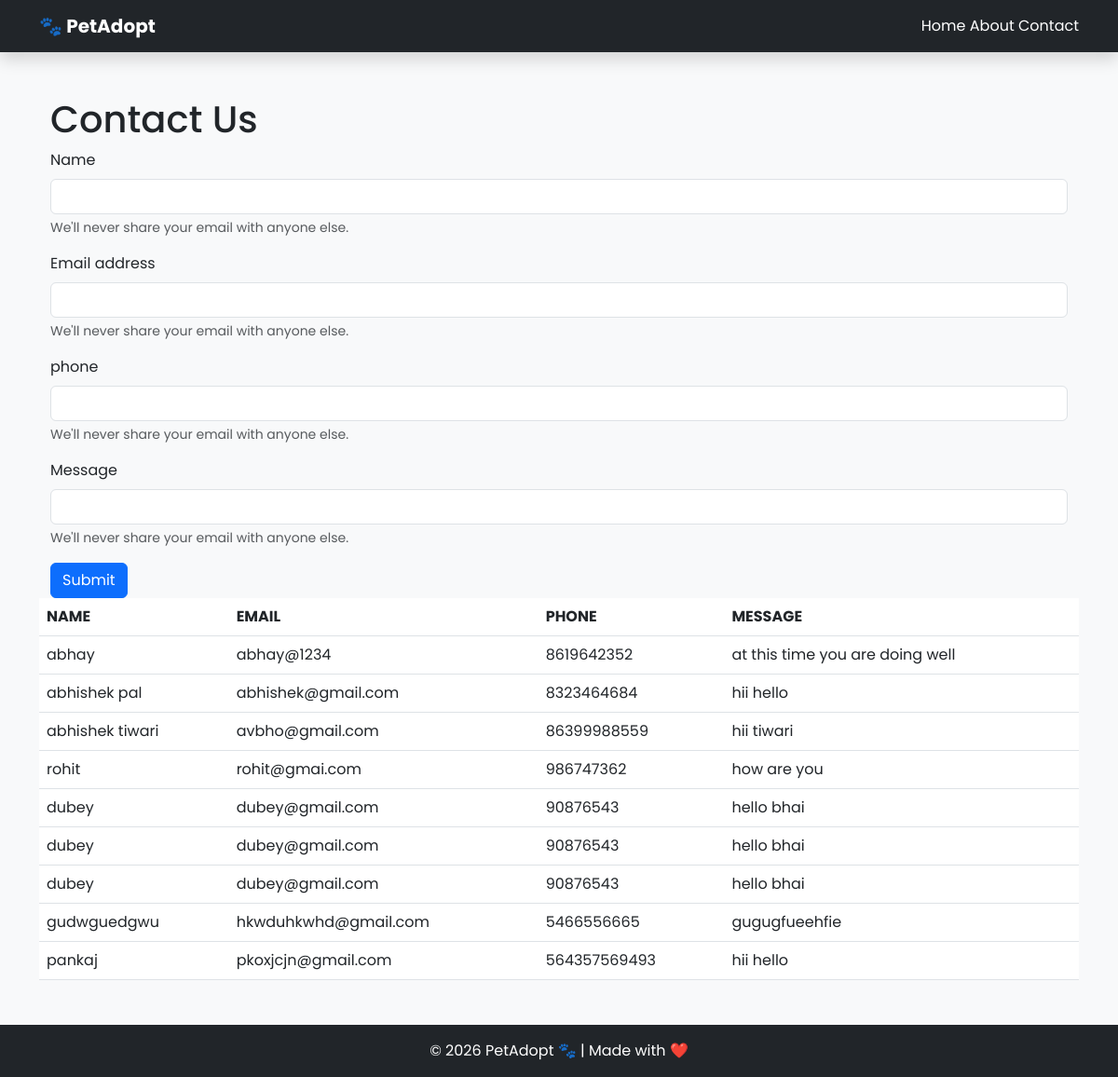
Page /contact/ on the committed database.
### shop/models.py (models this page shows, shortened)
class Contact(models.Model):
    name = models.CharField(max_length=100)
    email = models.CharField(max_length=100)
    phone = models.CharField(max_length=100)
    message = models.CharField(max_length=100)

### shop/views.py (the view, shortened to what this page needs)
# urls.py: path('contact/', views.contact, name='contact'),
def contact(request):
    data = Contact.objects.all()
    return render(request, 'contact.html', {"data":data})

### templates/contact.html (shortened to what this page needs)
{% extends 'base.html' %}
{% load static %}
{% block content %}
<div class="container mt-5">
    <h1>Contact Us</h1>
    <form method="POST">
  <div class="mb-3">
    <label for="exampleInputEmail1" class="form-label">Name</label>
    <input type="text" name = "name" class="form-control" id="exampleInputEmail1" aria-describedby="emailHelp">
    <div id="emailHelp" class="form-text">We'll never share your email with anyone else.</div>
  </div>
 <div class="mb-3">
    <label for="exampleInputEmail1" class="form-label">Email address</label>
    <input type="text" name = "email" class="form-control" id="exampleInputEmail1" aria-describedby="emailHelp">
    <div id="emailHelp" class="form-text">We'll never share your email with anyone else.</div>
  </div>
<div class="mb-3">
    <label for="exampleInputEmail1" class="form-label">phone</label>
    <input type="text" name = "phone" class="form-control" id="exampleInputEmail1" aria-describedby="emailHelp">
    <div id="emailHelp" class="form-text">We'll never share your email with anyone else.</div>
  </div>
  <div class="mb-3">
    <label for="exampleInputEmail1" class="form-label">Message</label>
    <input type="text" name = "message" class="form-control" id="exampleInputEmail1" aria-describedby="emailHelp">
    <div id="emailHelp" class="form-text">We'll never share your email with anyone else.</div>
  </div>
  <button type="submit" class="btn btn-primary">Submit</button>
</form>
</div>
<table class="table">
  <thead>
    <tr>
      <th scope="col">NAME</th>
      <th scope="col">EMAIL</th>
      <th scope="col">PHONE</th>
      <th scope="col">MESSAGE</th>
    </tr>
  </thead>
  <tbody>
     {%for d in data %}
    <tr>
      <td>{{d.name}}</td>
      <td>{{d.email}}</td>
      <td>{{d.phone}}</td>
      <td>{{d.message}}</td>
    </tr>
    {% endfor %}
  </tbody>
</table>
{% endblock content %}

### templates/base.html (shortened to what this page needs)
{% load static %}
<!DOCTYPE html>
<html>
<head>
    <link href="https://cdn.jsdelivr.net/npm/bootstrap@5.3.0/dist/css/bootstrap.min.css" rel="stylesheet">
</head>
<body>
<nav class="navbar navbar-expand-lg navbar-dark bg-dark shadow">
  <div class="container">
    <a class="navbar-brand fw-bold" href="{% url 'home' %}">🐾 PetAdopt</a>
    <div class="ms-auto">
      <a class="nav-link d-inline text-white" href="{% url 'home' %}">Home</a>
      <a class="nav-link d-inline text-white" href="{% url 'about' %}">About</a>
      <a class="nav-link d-inline text-white" href="{% url 'contact' %}">Contact</a>
    </div>
  </div>
</nav>
<div class="container mt-4">
    {% block content %}{% endblock %}
</div>
<footer class="bg-dark text-white text-center py-3 mt-5">
    <p class="mb-0">© 2026 PetAdopt 🐾 | Made with ❤️</p>
</footer>
</body>
</html>

### templates/base.html (style rules this page uses)
body { font-family: 'Poppins', sans-serif; background-color: #f8f9fa; }

### rows in the picture
Contact: name "abhay", email "abhay@1234", phone "8619642352", message "at this time you are doing well"
Contact: name "abhishek pal", email "abhishek@gmail.com", phone "8323464684", message "hii hello"
Contact: name "abhishek tiwari", email "avbho@gmail.com", phone "86399988559", message "hii tiwari"
Contact: name "rohit", email "rohit@gmai.com", phone "986747362", message "how are you"
Contact: name "dubey", email "dubey@gmail.com", phone "90876543", message "hello bhai"
Contact: name "dubey", email "dubey@gmail.com", phone "90876543", message "hello bhai"
Contact: name "dubey", email "dubey@gmail.com", phone "90876543", message "hello bhai"
Contact: name "gudwguedgwu", email "hkwduhkwhd@gmail.com", phone "5466556665", message "gugugfueehfie"
Contact: name "pankaj", email "pkoxjcjn@gmail.com", phone "564357569493", message "hii hello"
